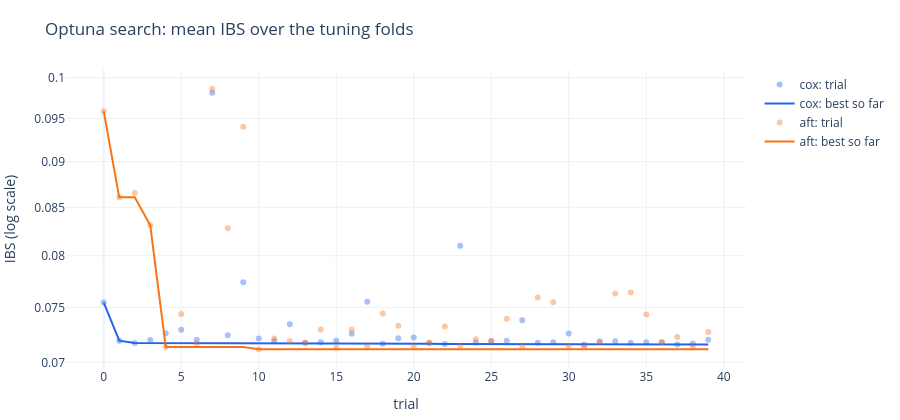

The notebook cell this image was saved under:
### Code cell
fig = go.Figure()
for name, part in tables["tuning_trials"].groupby("model", sort=False):
    marker = {"color": COLORS[name], "opacity": 0.4}
    points = go.Scatter(
        x=part["trial"], y=part["ibs"], mode="markers", name=f"{name}: trial", marker=marker
    )
    fig.add_trace(points)
    fig.add_trace(line(part["trial"], part["best_ibs"], f"{name}: best so far", COLORS[name]))
title = "Optuna search: mean IBS over the tuning folds"
show(fig, title, "trial", "IBS (log scale)", yaxis_type="log")
